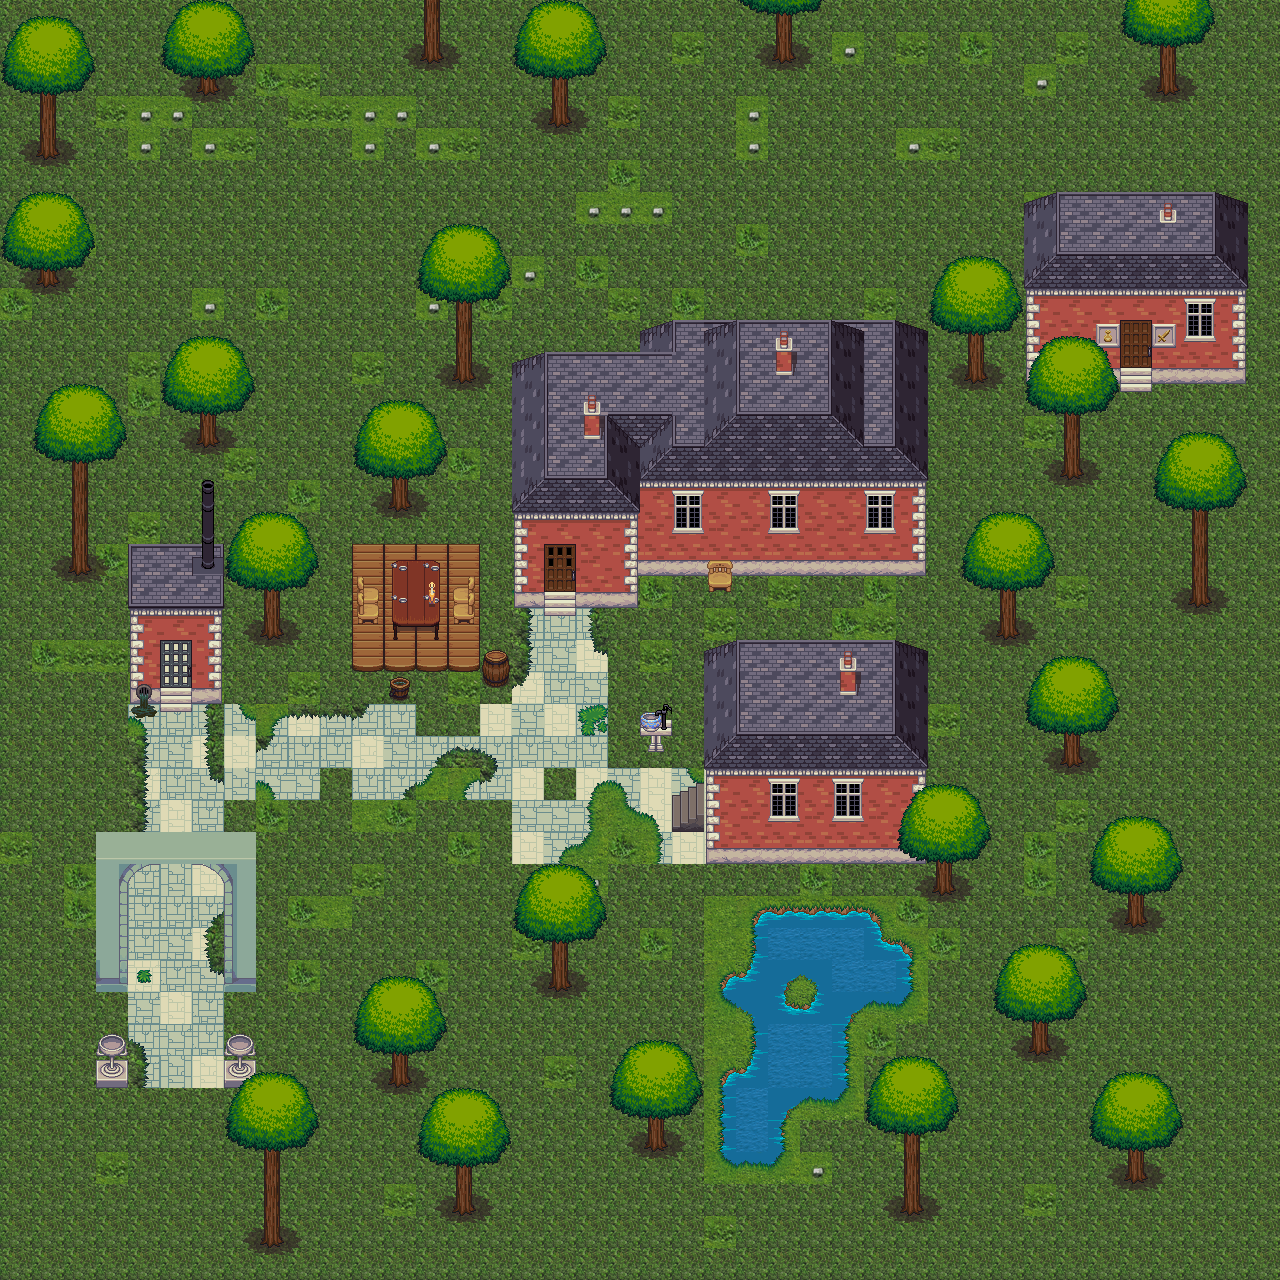

The image is a tile-based game level rendered from a .tmx file. Its description and source (layers, tilesets, objects; grid data summarised) follow:
An orthogonal 40x40 tile map with 32x32 px tiles, 9 tile layers (Colisiones, BaseTerreno back, SuperficieTerreno back, DetalleTerreno back, ...), 5 tilesets.

<map version="1.0" orientation="orthogonal" width="40" height="40" tilewidth="32" tileheight="32">
 <tileset firstgid="1" name="colision" tilewidth="32" tileheight="32">
  <image source="data/colision.png" width="128" height="32" />
 </tileset>
 <tileset firstgid="5" name="Objetos" tilewidth="32" tileheight="32">
  <image source="data/Objetos.png" width="800" height="600" />
 </tileset>
 <tileset firstgid="455" name="Objetos2" tilewidth="32" tileheight="32">
  <image source="data/Objetos2.png" width="800" height="600" />
 </tileset>
 <tileset firstgid="905" name="Objetos3" tilewidth="32" tileheight="32">
  <image source="data/Objetos3.png" width="800" height="800" />
 </tileset>
 <tileset firstgid="1530" name="terreno" tilewidth="32" tileheight="32">
  <image source="data/terreno.png" width="576" height="384" />
 </tileset>
 <layer name="Colisiones" width="40" height="40">
  <data>[1600 cells, 155 non-empty, 1 distinct tile ids]</data>
 </layer>
 <layer name="BaseTerreno back" width="40" height="40">
  <data>[1600 cells, 1600 non-empty, 25 distinct tile ids]</data>
 </layer>
 <layer name="SuperficieTerreno back" width="40" height="40">
  <data>[1600 cells, 213 non-empty, 27 distinct tile ids]</data>
 </layer>
 <layer name="DetalleTerreno back" width="40" height="40">
  <data>[1600 cells, 4 non-empty, 3 distinct tile ids]</data>
 </layer>
 <layer name="BaseConstruccion back" width="40" height="40">
  <data>[1600 cells, 193 non-empty, 37 distinct tile ids]</data>
 </layer>
 <layer name="SuperficieConstruccion back" width="40" height="40">
  <data>[1600 cells, 32 non-empty, 19 distinct tile ids]</data>
 </layer>
 <layer name="DetalleConstruccion back" width="40" height="40">
  <data>[1600 cells, 7 non-empty, 7 distinct tile ids]</data>
 </layer>
 <layer name="CapaSuperior front" width="40" height="40">
  <data>[1600 cells, 85 non-empty, 22 distinct tile ids]</data>
 </layer>
 <layer name="CapaSuperior2 front" width="40" height="40">
  <data>[1600 cells, 236 non-empty, 26 distinct tile ids]</data>
 </layer>
</map>
